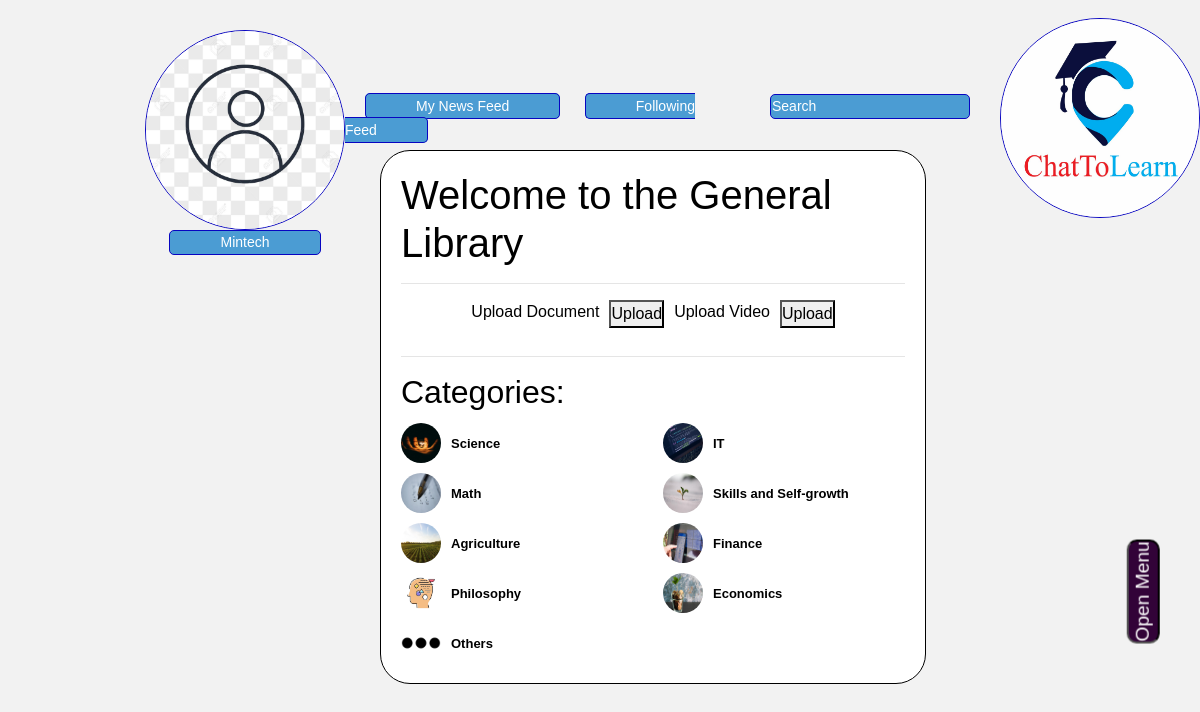
Page /general_library (signed in) on the committed database.
### minsocial/models.py (models this page shows, shortened)
class User(AbstractUser):
    profile_pics = models.ImageField(upload_to='profile_pics/', null=True, blank=True)
    phone_number = models.CharField(max_length=20, null=True, blank=True)
    about = models.TextField(null=True, blank=True)

class LibraryCategory(models.Model):
    CATEGORY_CHOICES = [
        ('Science', 'Science'),
        ('IT', 'IT'),
        ('Math', 'Math'),
        ('Skills and Self-growth', 'Skills and Self-growth'),
        ('Agriculture', 'Agriculture'),
        ('Finance', 'Finance'),
        ('Economics', 'Economics'),
        ('Philosophy', 'Philosophy'),
        ('Others', 'Others'),
    ]
    categoryName = models.CharField(max_length=50, choices=CATEGORY_CHOICES)

class LibraryImage(models.Model):
    content = models.ForeignKey(LibraryCategory, on_delete=models.CASCADE, related_name='libraryimage_set')
    post_image = models.ImageField(upload_to='post_image/', null=True, blank=True)

### minsocial/views.py (the view)
# urls.py: path("general_library", views.general_library, name="general_library"),
def general_library(request):
    if not request.user.is_authenticated:
        return render(request, "network/error.html")
    documents = LibraryDocument.objects.all()
    videos = Video.objects.all()
    categories = LibraryCategory.objects.all()
    return render(request, 'network/general_library.html', {
        'documents': documents,
        'videos': videos,
        'categories': categories,
    })

### minsocial/custom_context_processors.py (called while the page is built)
def my_groups_and_joined(request):
    if request.user.is_authenticated:
        my_groups = Group.objects.filter(creator=request.user)
        groups_i_joined = request.user.group_members.all()
    else:
        my_groups = []
        groups_i_joined = []
    return {
        'my_groups': my_groups,
        'groups_i_joined': groups_i_joined,
    }

@login_required
def user_connections(request):
    user = User.objects.get(pk=request.user.id)
    following = Follow.objects.filter(follower=user).values_list('following', flat=True)
    followers = Follow.objects.filter(following=user).values_list('follower', flat=True)
    friend_ids = set(following).intersection(followers)
    friends = User.objects.filter(id__in=friend_ids)
    return {'friends': friends}

### minsocial/templates/network/general_library.html (shortened to what this page needs)
{% extends "network/layout.html" %}
{% block body %}
{% load static %}
<div class="container">
{% include 'network/sidebar.html' %}
<div class="content">
    <div class="post">
        <div class="general-border announcement-button">
            <div style="background-color: white" class="card">
                <div class="card-body">
                    <h1> Welcome to the General Library</h1>
                    <hr>
                    <div class="library-upload">
                        <p>Upload Document</p>
                        <form method="post" enctype="multipart/form-data" action="{% url 'upload_document' %}">
                            <button type="submit">Upload</button>
                        </form>
                        <p>Upload Video</p>
                        <form method="post" enctype="multipart/form-data" action="{% url 'upload_video' %}">
                            <button type="submit">Upload</button>
                        </form>
                    </div>
                    <hr>
                    <h2>Categories:</h2>
                    <br>
                    <div class="category-list">
                        {% for category in categories %}
                            <div class="category-item">
                                <img src="{{ category.libraryimage_set.first.post_image.url }}" class="rounded-circle" width="40" height="40" alt="{{ category.categoryName }} Image">
                                <a class="cat-text" href="{% url 'category_detail' category_name=category.categoryName %}">{{ category.categoryName }}</a>
                            </div>
                        {% endfor %}
                    </div>
                </div>
            </div>
        </div>
    </div>
</div>
</div>
{% endblock %}

### minsocial/templates/network/sidebar.html (shortened to what this page needs)
<div class="index-container">
    <div class="profile-container">
        {% if user.profile_pics %}
    <a href="{% url 'profile' user_id=user.id %}" id="">
        <img src="{{ user.profile_pics.url }}" class="index-circle-image">
    </a>
{% else %}
    <a href="{% url 'profile' user_id=user.id %}" id="mobile-menu-link">
        <img src="/media/post_image/nodp.jpg" class="index-circle-image">
    </a>
{% endif %}
<button class="profile-button">
    {% if user.first_name|length > 15 %}
    {{ user.first_name | slice:":15" }}...
    {% else %}
        {{ user.first_name }}
    {% endif %}
</button>
    </div>
    <div class="button-container">
      <div class="feed-and-search-button">
        <div class="feed-buttons">
            <a href="{% url 'index' %}" class="feed-button"><span style="color: white;"> My News Feed</a></span>
            <a href="{% url 'following' %}" class="feed-button"><span style="color: white;"> Following Feed</span></a>
        </div>
        <div class="search-form">
            <form action="{% url 'search' %}" method="get">
                <input class="feed-button" type="text" name="q" placeholder="Search" />
            </form>
        </div>
    </div>
    </div>
    <div class="chatlogo-container">
        <img src="/media/post_image/chatlogo.jpg" alt="Chat Logo" class="index-circle-image">
    </div>
</div>
        <br>
    <div class="container">

### minsocial/static/network/styles.css (style rules this page uses)
body { font-family: Arial, sans-serif; margin: 0; padding: 0; z-index: 20000; background-color: #f2f2f2; }
.general-border { margin-top: -140px; z-index: 2000; position: absolute; margin-left: 15%; height: 1000px; width: 45.5%; }
.search-form { margin-bottom: 20px; }
.search-form input[type="text"] { padding: 1px; width: 200px; }
* { margin: 0; padding: 0; box-sizing: border-box; }
.card { background-color: white; color: black; border-color: black; border-radius: 30px; width: 100%; }
@media screen and (min-width: 769px) { .index-container { margin: 0 ; } }
.card-body { white-space: normal; }
.container { margin-bottom: 20px; }
.library-upload { display: flex; justify-content: center; gap: 10px; }
.category-list { display: flex; flex-wrap: wrap; gap: 30px; list-style-type: none; }
.category-item { display: flex; align-items: center; flex: 0 0 calc(50% - 20px); }
.category-item img { display: block; margin-right: 10px; max-width: 70px; }
.category-item a { text-align: left; font-weight: bold; font-size: small; }
.cat-text { margin-top: -20px; }
.index-container { position: fixed; display: flex; z-index: 1000; margin-top: 30px; align-items: center; margin-left: 400px; }
.profile-container { display: flex; flex-direction: column; align-items: center; margin-left: -300px; }
.button-container { display: flex; flex-direction: column; align-items: center; margin-top: 20px; }
.chatlogo-container { margin-top: -50px; margin-left: 30px; }
.index-circle-image { width: 200px; height: 200px; border: 0.5px solid #0805c1; border-radius: 50%; overflow: hidden; }
.profile-button { background-color: #4B9CD3; border: 0.5px solid #0805c1; border-radius: 5px; padding: 1px 50px; color: white; font-size: 14px; font-family: Arial, sans-serif; }
.feed-button::placeholder { color: white; }
.feed-button, .search-button, .thought-button { background-color: #4B9CD3; border: 0.5px solid #0805c1; cursor: pointer; color: white; border-radius: 5px; padding: 4px 50px; margin-left: 20px; font-size: 14px; font-family: Arial, sans-serif; }
.feed-and-search-button { display: flex; }
.feed-buttons { flex: 6; }
a { color: inherit; text-decoration: none; }
.container { display: flex; }
.content { flex: 1; margin-top: 25%; padding: 10px; box-sizing: border-box; margin-left: 120px; width: 200%; }
.rounded-circle { margin-top: -20px; }
.post { padding: 10px; margin-bottom: 20px; }

### rows in the picture
User: first_name "Mintech"
LibraryCategory: libraryimage_set.first.post_image (picture), categoryName "Science"
LibraryCategory: libraryimage_set.first.post_image (picture), categoryName "IT"
LibraryCategory: libraryimage_set.first.post_image (picture), categoryName "Math"
LibraryCategory: libraryimage_set.first.post_image (picture), categoryName "Skills and Self-growth"
LibraryCategory: libraryimage_set.first.post_image (picture), categoryName "Agriculture"
LibraryCategory: libraryimage_set.first.post_image (picture), categoryName "Finance"
LibraryCategory: libraryimage_set.first.post_image (picture), categoryName "Philosophy"
LibraryCategory: libraryimage_set.first.post_image (picture), categoryName "Economics"
LibraryCategory: libraryimage_set.first.post_image (picture), categoryName "Others"
